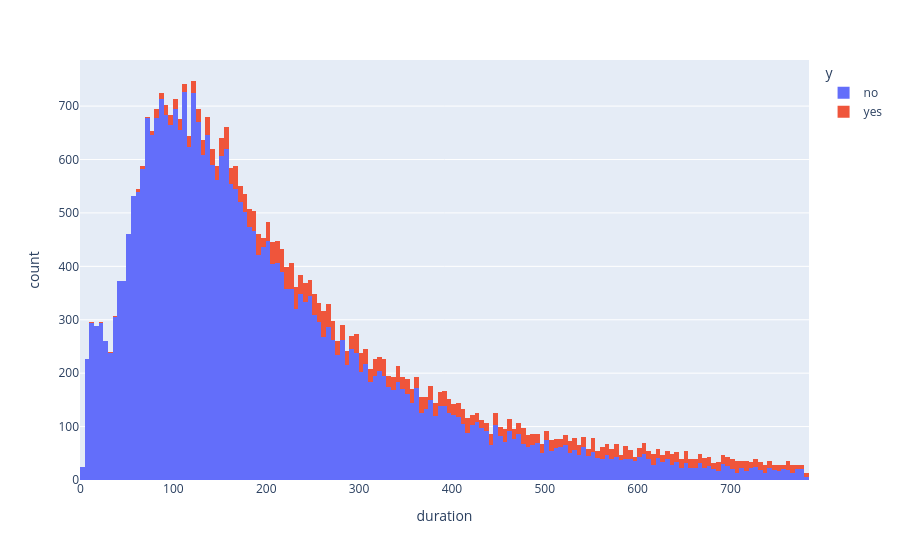

The notebook cell this image was saved under:
### Markdown cell above
5: How does duration affect Y?

### Code cell
fig = px.histogram(data,x='duration',color='y')
fig.show()

### Figure 1 — Plotly figure (JSON) as saved in the notebook; plotly's stock layout.template omitted (floating-point values rounded to 4 significant figures; data arrays with more than 128 entries replaced by an {"elided": "..."} marker saying what was removed)
{"data": [{"alignmentgroup": "True", "bingroup": "x", "hovertemplate": "y=no<br>duration=%{x}<br>count=%{y}<extra></extra>", "legendgroup": "no", "marker": {"color": "#636efa", "pattern": {"shape": ""}}, "name": "no", "offsetgroup": "no", "orientation": "v", "showlegend": true, "type": "histogram", "x": {"elided": "33759 int values"}, "xaxis": "x", "yaxis": "y"}, {"alignmentgroup": "True", "bingroup": "x", "hovertemplate": "y=yes<br>duration=%{x}<br>count=%{y}<extra></extra>", "legendgroup": "yes", "marker": {"color": "#EF553B", "pattern": {"shape": ""}}, "name": "yes", "offsetgroup": "yes", "orientation": "v", "showlegend": true, "type": "histogram", "x": {"elided": "3299 int values"}, "xaxis": "x", "yaxis": "y"}], "layout": {"barmode": "relative", "legend": {"title": {"text": "y"}, "tracegroupgap": 0}, "margin": {"t": 60}, "xaxis": {"anchor": "y", "domain": [0, 1], "title": {"text": "duration"}}, "yaxis": {"anchor": "x", "domain": [0, 1], "title": {"text": "count"}}}}
